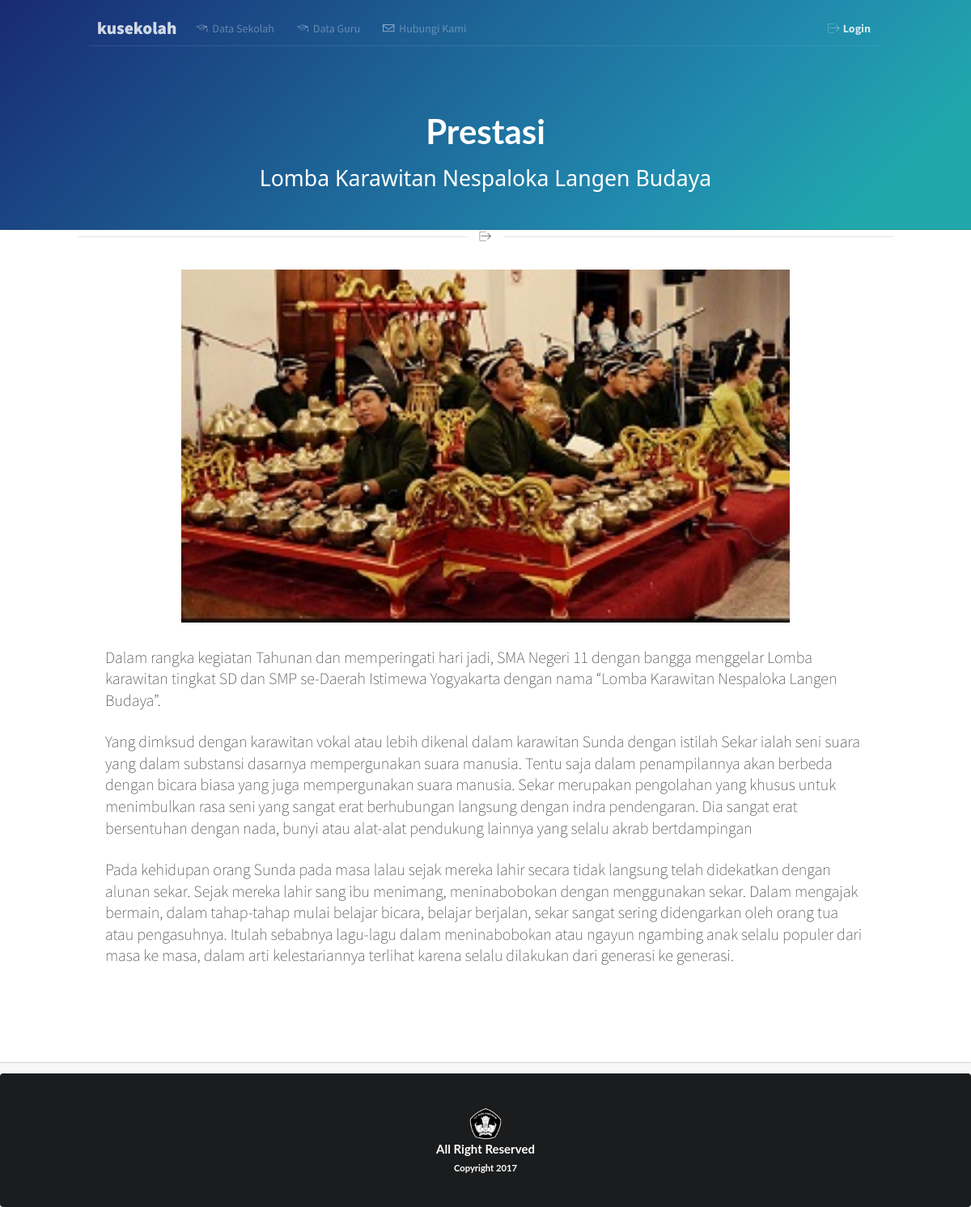
The app's page /agendaartikel.php?id=2 with its own data.
### tables this page shows
CREATE TABLE `berita_agenda` (
  `id` int(11) NOT NULL,
  `judul` varchar(255) NOT NULL,
  `foto` varchar(25) NOT NULL,
  `desk` text NOT NULL,
  `paragraf1` text NOT NULL,
  `paragraf2` text NOT NULL,
  `paragraf3` text NOT NULL
);

### agendaartikel.php (the view, shortened to what this page needs)
<?php
     $kunci=$_GET['id'];
    $sql=mysql_query("select * from berita_agenda where id=$kunci");
    $berita = mysql_fetch_object($sql);
?>
<!DOCTYPE html>
<html>
<head>
  <link rel="stylesheet" type="text/css" href="semantic-ui/semantic.css">
  <link rel="stylesheet" type="text/css" href="homepage.css">
  <link rel="stylesheet" type="text/css" href="iconfonts/flaticon.css">
  <link rel="stylesheet" type="text/css" href="dist/components/icon.css">
  <link rel="stylesheet" type="text/css" href="dist/components/header.css">
  </head>
  <body id="home">
  <div class="ui inverted masthead centered segment">
    <div class="ui page grid">
      <div class="column">
        <div class="ui secondary pointing menu">
          <a class="logo item" onclick="window.location.href='index.html'">
            kusekolah  </a>
          <a class="item" onclick="window.location.href='datasekolah/userpage.php'">
            <i class="white flaticon-graduates" style="color: white"></i> Data Sekolah
          </a>
          <a class="item" onclick="window.location.href='dataguru/userpage.php'">
            <i class="white flaticon-graduates" style="color: white"></i> Data Guru
          </a>
          <a class="item" onclick="window.location.href='hubungikami.php'">
            <i class="white flaticon-mail" style="color: white"></i> Hubungi Kami
          </a>
          <div class="right menu">
            <a class="ui item" href="login.html" style="color: white" title="Login Ke Akun Anda">
              <i class="white flaticon-outcoming icon" style="color: white"></i><b>Login</b>
            </a>
          </div>
        </div>
        <div class="ui hidden transition information">
          <h1 class="ui inverted centered header">
                Prestasi
          </h1>
            <p class="ui header" style="font-family: 'Segoe UI'; color: #fff; "> <?php echo $berita->judul;?> </p>
          <br>
        </div>
      </div>
    </div>
  </div>
  <div class="ui vertical feature segment">
    <div class="ui centered page grid">
      <div class="ui horizontal divider">
        <i class="black flaticon-outcoming icon"></i>
      </div>
      <div class="ui container" style="margin-top: 5px;">
  <div class="ui grid" style="background-color: #fff; padding: 20px">
    <div class="sixteen wide column">
      <center><img src="img/<?php echo $berita->foto;?>" style="width: 80%"></center>
      <h2 style="font-size: 20px; font-weight: 100"><?php echo $berita->paragraf1;?></h2>
      <h2 style="font-size: 20px; font-weight: 100"><?php echo $berita->paragraf2;?></h2>
     <h2 style="font-size: 20px; font-weight: 100"><?php echo $berita->paragraf3;?></h2>
    </div>
  </div>
</div>
    </div>
  </div>
  <div class="ui inverted footer segment center">
    <div class="ui container">
      <center><img src="img/twh.png" style="width: 40px;height: 40px"></center>
    </div>
      <center>
        <h4 class="ui inverted header">All Right Reserved<br><sub>Copyright 2017</sub></h4>
      </center>
  </div>
</body>
</html>

### homepage.css (style rules this page uses)
html { font-size: 14px; }
#home .masthead { background: rgb(24,42,115); background: -moz-linear-gradient(-45deg, rgba(24,42,115,1) 0%, rgba(33,138,174,1) 69%, rgba(32,167,172,1) 89%); background: -webkit-gradient(linear, left top, right bottom, color-stop(0%,rgba(24,42,115,1)), color-stop(69%,rgba(33,138,174,1)), color-stop(89%,rgba(32,167,172,1))); background: -webkit-linear-gradient(-45deg, rgba(24,42,115,1) 0%,rgba(33,138,174,1) 69%,rgba(32,167,172,1) 89%); background: -o-linear-gradient(-45deg, rgba(24,42,115,1) 0%,rgba(33,138,174,1) 69%,rgba(32,167,172,1) 89%); background: -ms-linear-gradient(-45deg, rgba(24,42,115,1) 0%,rgba(33,138,174,1) 69%,rgba(32,167,172,1) 89%); background: linear-gradient(135deg, rgba(24,42,115,1) 0%,rgba(33,138,174,1) 69%,rgba(32,167,172,1) 89%); filter: progid:DXImageTransform.Microsoft.gradient( startColorstr='#182a73', endColorstr='#20a7ac',GradientType=1 ); border-radius: 0; margin: 0em; padding: 1rem 0rem 0; }
#home .masthead .column { position: relative; }
#home .masthead .information { margin: 6em 1em 0 1em; text-align: center; }
#home .masthead .information p { display: block; text-align: center; width: 100%; font-weight: 300; font-size: 20pt; }
#home .ui.vertical.feature.segment { border-radius: 0; padding-top: 0 !important; }
#home .ui.vertical.feature.segment .column, #home .ui.vertical.feature.segment .column:after, #home .ui.vertical.feature.segment .column:before { box-shadow: none !important; }
.ui.secondary.pointing.menu { border-bottom: 1px solid rgba(255,255,255, 0.1); }
.ui.menu .logo.item { font-weight: 800;color: #ffffff;font-size: 16pt;padding: 0 10px !important; }
.ui.menu .item { color: rgba(255,255,255,0.4); }
.ui.secondary.pointing.menu > .menu > .item, .ui.secondary.pointing.menu > .item { border-bottom-width: 1px; margin: 0 0 -1px; }
.ui.secondary.pointing.menu .item i { margin-right: 3px; color: rgba(255,255,255,0.6); }
.ui.secondary.pointing.menu > .menu > .item:not(.logo), .ui.secondary.pointing.menu > .item:not(.logo) { padding: 1em 0; margin-left: 1em; margin-right: 1em; }
#home .segment h1 { font-size: 3em; }
#home .vertical.segment { padding: 5rem 0rem; }
#home .feature.segment { margin: 0em; padding: 6rem 0rem; }
#home .footer.segment { background-color: #000000; padding: 3rem 0rem; }

### records on screen
berita_agenda: judul "Lomba Karawitan Nespaloka Langen Budaya", foto (picture), paragraf1 "Dalam rangka kegiatan Tahunan dan memperingati hari jadi, SMA Negeri 11 dengan bangga menggelar Lomba karawitan tingkat SD dan SMP se-Daerah Istimewa Yogyakarta dengan nama “Lomba Karawitan Nespaloka Langen Budaya”.", paragraf2 "Yang dimksud dengan karawitan vokal atau lebih dikenal dalam karawitan Sunda dengan istilah Sekar ialah seni suara yang dalam substansi dasarnya mempergunakan suara manusia. Tentu saja dalam penampilannya akan berbeda dengan bicara biasa yang juga mempergunakan suara manusia. Sekar merupakan pengolahan yang khusus untuk menimbulkan rasa seni yang sangat erat berhubungan langsung dengan indra pendengaran. Dia sangat erat bersentuhan dengan nada, bunyi atau alat-alat pendukung lainnya yang selalu akrab bertdampingan", paragraf3 "Pada kehidupan orang Sunda pada masa lalau sejak mereka lahir secara tidak langsung telah didekatkan dengan alunan sekar. Sejak mereka lahir sang ibu menimang, meninabobokan dengan menggunakan sekar. Dalam mengajak bermain, dalam tahap-tahap mulai belajar bicara, belajar berjalan, sekar sangat sering didengarkan oleh orang tua atau pengasuhnya. Itulah sebabnya lagu-lagu dalam meninabobokan atau ngayun ngambing anak selalu populer dari masa ke masa, dalam arti kelestariannya terlihat karena selalu dilakukan dari generasi ke generasi."
